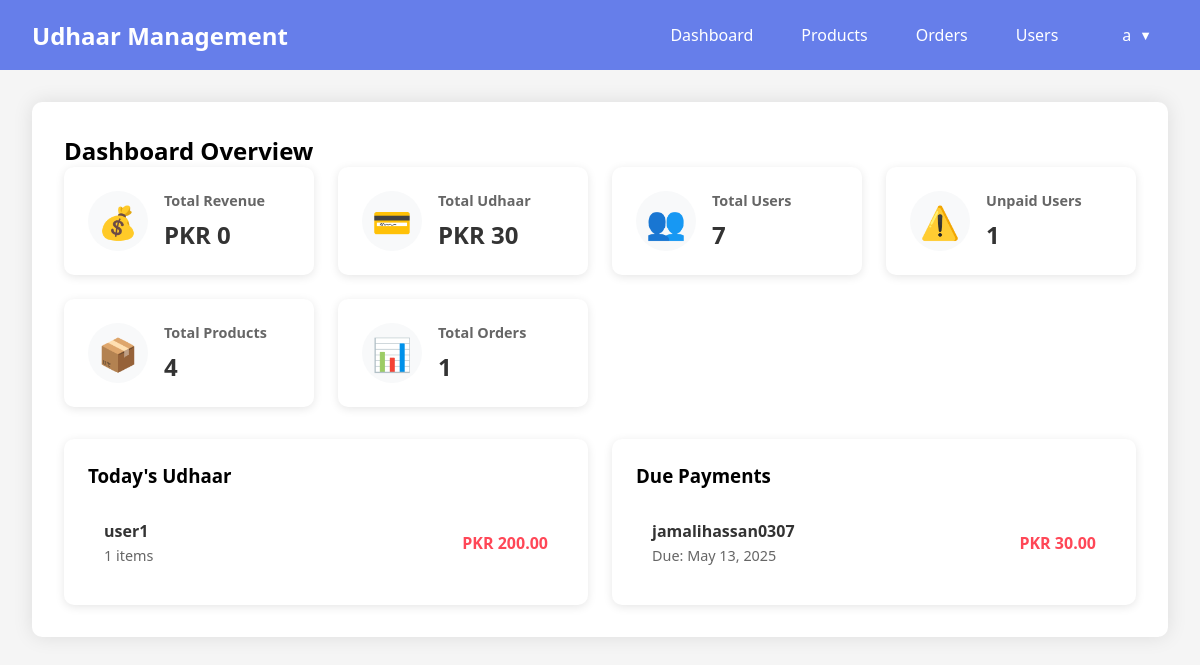
/dashboard/ (signed in), run on the app's committed database.
### myapp/models.py (models this page shows, shortened)
class User(AbstractUser):
    ROLE_CHOICES = (
        ('admin', 'Admin'),
        ('entry_operator', 'Entry Operator'),
        ('accountant', 'Accountant'),
        ('order_manager', 'Order Manager'),
        ('product_manager', 'Product Manager'),
        ('user', 'User'),
    )
    role = models.CharField(max_length=20, choices=ROLE_CHOICES, default='user')
    udhaar = models.DecimalField(max_digits=10, decimal_places=2, default=0.00)
    due_date = models.DateField(null=True, blank=True)
    created_at = models.DateTimeField(auto_now_add=True)
    updated_at = models.DateTimeField(auto_now=True)

class Order(models.Model):
    STATUS_CHOICES = (
        ('Paid', 'Paid'),
        ('Unpaid', 'Unpaid'),
    )
    user = models.ForeignKey(User, on_delete=models.CASCADE)
    total_amount = models.DecimalField(max_digits=10, decimal_places=2)
    status = models.CharField(max_length=10, choices=STATUS_CHOICES)
    order_date = models.DateField(default=timezone.now)
    created_at = models.DateTimeField(auto_now_add=True)

### myapp/views.py (the view)
# urls.py: path('dashboard/', views.dashboard, name='dashboard'),
@login_required
def dashboard(request):
    print("Checking user permissions...")
    can_view_orders = request.user.has_perm('myapp.view_order')
    can_view_products = request.user.has_perm('myapp.view_product')
    can_view_users = request.user.has_perm('myapp.view_user')
    can_add_order = request.user.has_perm('myapp.add_order')
    can_change_order = request.user.has_perm('myapp.change_order')
    context = {
        'total_revenue': Order.objects.filter(status='Paid').aggregate(Sum('total_amount'))['total_amount__sum'] or 0,
        'total_udhaar': User.objects.aggregate(Sum('udhaar'))['udhaar__sum'] or 0,
        'total_users': User.objects.count(),
        'unpaid_users': User.objects.filter(udhaar__gt=0).count(),
        'total_products': Product.objects.count(),
        'total_orders': Order.objects.count(),
        'today_orders': Order.objects.filter(order_date=timezone.now().date(), status='Unpaid'),
        'due_users': User.objects.filter(udhaar__gt=0, due_date__isnull=False).order_by('due_date'),
        'can_view_orders': can_view_orders,
        'can_view_products': can_view_products,
        'can_view_users': can_view_users,
        'can_add_order': can_add_order,
        'can_change_order': can_change_order,
    }
    return render(request, 'myapp/dashboard.html', context)

### myapp/templates/myapp/dashboard.html (shortened to what this page needs)
{% extends 'myapp/base.html' %}
{% block content %}
<section id="overview" class="section">
  <h2>Dashboard Overview</h2>
  <div class="dashboard-stats">
    <div class="stat-card">
      <div class="stat-icon">💰</div>
      <div class="stat-info">
        <h3>Total Revenue</h3>
        <p>PKR {{ total_revenue }}</p>
      </div>
    </div>
    <div class="stat-card">
      <div class="stat-icon">💳</div>
      <div class="stat-info">
        <h3>Total Udhaar</h3>
        <p>PKR {{ total_udhaar }}</p>
      </div>
    </div>
    {% if user.role == 'admin' %}
    <div class="stat-card">
      <div class="stat-icon">👥</div>
      <div class="stat-info">
        <h3>Total Users</h3>
        <p>{{ total_users }}</p>
      </div>
    </div>
    <div class="stat-card">
      <div class="stat-icon">⚠️</div>
      <div class="stat-info">
        <h3>Unpaid Users</h3>
        <p>{{ unpaid_users }}</p>
      </div>
    </div>
    {% endif %}
    <div class="stat-card">
      <div class="stat-icon">📦</div>
      <div class="stat-info">
        <h3>Total Products</h3>
        <p>{{ total_products }}</p>
      </div>
    </div>
    <div class="stat-card">
      <div class="stat-icon">📊</div>
      <div class="stat-info">
        <h3>Total Orders</h3>
        <p>{{ total_orders }}</p>
      </div>
    </div>
  </div>
  <div class="recent-activity">
    <div class="today-udhaar">
      <h3>Today's Udhaar</h3>
      <div class="activity-list">
        {% if today_orders %}
          {% for order in today_orders %}
          <div class="activity-item">
            <div class="activity-info">
              <h4>{{ order.user.username }}</h4>
              <p>{{ order.items.count }} items</p>
            </div>
            <span class="activity-amount">PKR {{ order.total_amount }}</span>
          </div>
          {% endfor %}
        {% else %}
          <div class="activity-item">No udhaar entries today</div>
        {% endif %}
      </div>
    </div>
    <div class="due-payments">
      <h3>Due Payments</h3>
      <div class="activity-list">
        {% if due_users %}
          {% for user in due_users %}
          <div class="activity-item {% if user.due_date < today %}overdue{% endif %}">
            <div class="activity-info">
              <h4>{{ user.username }}</h4>
              <p class="due-date">Due: {{ user.due_date }}</p>
            </div>
            <span class="activity-amount">PKR {{ user.udhaar }}</span>
          </div>
          {% endfor %}
        {% else %}
          <div class="activity-item">No due payments</div>
        {% endif %}
      </div>
    </div>
  </div>
</section>
{% endblock %}

### myapp/templates/myapp/base.html (shortened to what this page needs)
{% load static %}
<!DOCTYPE html>
<html lang="en">
  <head>
    <link rel="stylesheet" href="{% static 'myapp/css/styles.css' %}" />
  </head>
  <body>
    {% if user.is_authenticated %}
    <nav class="navbar">
      <div class="logo">Udhaar Management</div>
      <div class="nav-links">
        <a href="{% url 'dashboard' %}" class="nav-btn">Dashboard</a>
        {% if perms.myapp.view_product %}
        <a href="{% url 'products' %}" class="nav-btn">Products</a>
        {% endif %}
        {% if perms.myapp.view_order %}
        <a href="{% url 'orders' %}" class="nav-btn">Orders</a>
        {% endif %}
        {% if perms.myapp.view_user %}
        <a href="{% url 'users' %}" class="nav-btn">Users</a>
        {% endif %}
        <div class="user-menu">
          <span class="username">{{ user.get_full_name|default:user.username }}</span>
        </div>
      </div>
    </nav>
    {% endif %}
    <div class="container">
      {% block content %}{% endblock %}
    </div>
  </body>
</html>

### myapp/static/myapp/css/styles.css (style rules this page uses)
* { margin: 0; padding: 0; box-sizing: border-box; font-family: "Segoe UI", Tahoma, Geneva, Verdana, sans-serif; }
body { background-color: #f5f5f5; }
.navbar { background: #667eea; padding: 1rem 2rem; display: flex; justify-content: space-between; align-items: center; color: white; }
.logo { font-size: 1.5rem; font-weight: bold; }
.nav-links { display: flex; gap: 1rem; }
.nav-btn { padding: 0.5rem 1rem; border: none; background: transparent; color: white; cursor: pointer; font-size: 1rem; transition: opacity 0.3s ease; position: relative; text-decoration: none; }
.nav-btn::after { content: ""; position: absolute; bottom: 0; left: 50%; transform: translateX(-50%); width: 0; height: 2px; background: white; transition: width 0.3s ease; }
.container { padding: 2rem; max-width: 1200px; margin: 0 auto; }
.section { background: white; padding: 2rem; border-radius: 10px; box-shadow: 0 0 20px rgba(0, 0, 0, 0.1); margin-bottom: 2rem; }
.dashboard-stats { display: grid; grid-template-columns: repeat(auto-fit, minmax(250px, 1fr)); gap: 1.5rem; margin-bottom: 2rem; }
.stat-card { background: white; padding: 1.5rem; border-radius: 10px; box-shadow: 0 2px 10px rgba(0, 0, 0, 0.1); display: flex; align-items: center; gap: 1rem; transition: transform 0.3s ease; }
.stat-icon { font-size: 2rem; width: 60px; height: 60px; background: #f8f9fa; border-radius: 50%; display: flex; align-items: center; justify-content: center; }
.stat-info h3 { margin: 0; font-size: 0.9rem; color: #666; }
.stat-info p { margin: 0.5rem 0 0; font-size: 1.5rem; font-weight: bold; color: #333; }
.recent-activity { display: grid; grid-template-columns: repeat(auto-fit, minmax(300px, 1fr)); gap: 1.5rem; margin-top: 2rem; }
.today-udhaar, .due-payments { background: white; padding: 1.5rem; border-radius: 10px; box-shadow: 0 2px 10px rgba(0, 0, 0, 0.1); }
.activity-list { margin-top: 1rem; }
.activity-item { padding: 1rem; border-bottom: 1px solid #eee; display: flex; justify-content: space-between; align-items: center; }
.activity-item:last-child { border-bottom: none; }
.activity-info { flex: 1; }
.activity-info h4 { margin: 0; color: #333; }
.activity-info p { margin: 0.25rem 0 0; font-size: 0.9rem; color: #666; }
.activity-amount { font-weight: bold; color: #ff4757; }
.due-date { font-size: 0.8rem; color: #666; }

### myapp/templates/myapp/base.html (style rules this page uses)
.user-menu { position: relative; display: inline-block; margin-left: 1rem; }
.username { color: white; padding: 0.5rem 1rem; cursor: pointer; display: flex; align-items: center; }
.username:after { content: '▼'; font-size: 0.8em; margin-left: 0.5rem; }

### data on the page
User: get_full_name "a"
Order: user.username "user1", items.count "1", total_amount "200.00"
User: username "jamalihassan0307", due_date "May 13, 2025", udhaar "30.00"

### other printed values
{{ total_revenue }} "0"
{{ total_udhaar }} "30"
{{ total_users }} "7"
{{ unpaid_users }} "1"
{{ total_products }} "4"
{{ total_orders }} "1"
